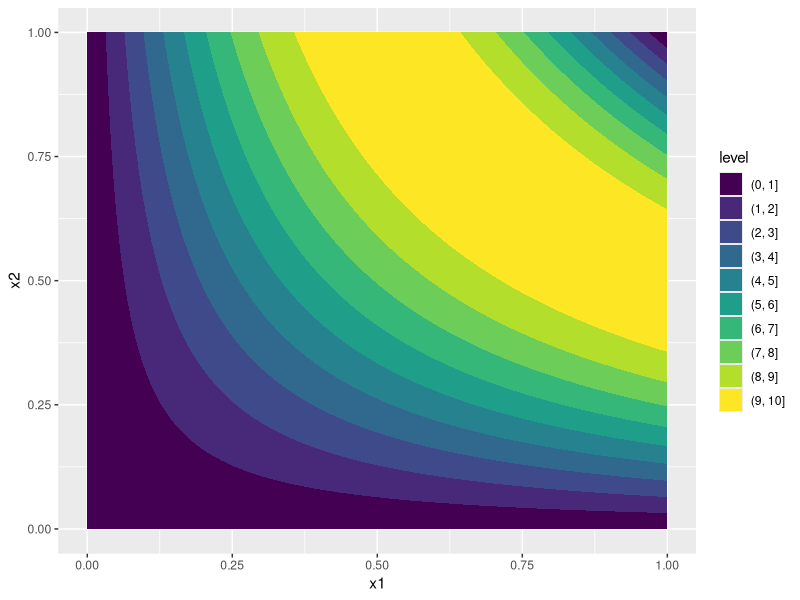

This chart was generated by the following R code: (Note: this script raises an error after producing the figure.)
## ---- chunk 1
knitr::opts_chunk$set(dev = "pdf", fig.height = 4, fig.align = "center")
par(mar = c(3, 3, 2, 1), mgp = c(2, .7, 0), tck = -.01, las = 1)
set.seed(123)
library(ggplot2)
## ---- chunk 2
f <- function(x1, x2) {
  return(10 * sin(pi * x1 * x2))
}
## ---- chunk 3
f(0.7, 0.7)
## ---- chunk 4
n <- 100 # Number of data points
x1 <- x2 <- seq(0, 1, length.out = n) # Range of x1 and x2
X <- expand.grid(x1, x2) # Expand to have all combinations of x1 and x2
df <-
  data.frame(
    x1 = X[, 1],
    x2 = X[, 2],
    y = f(X[, 1], X[, 2])
  ) # Turn into a data frame for plotting

# Contour plot using ggplot
ggplot(df, aes(x1, x2, z = y)) +
  geom_contour_filled()
## ---- chunk 5
knitr::include_graphics(c("NS_1.png", "NS_2.png"))
